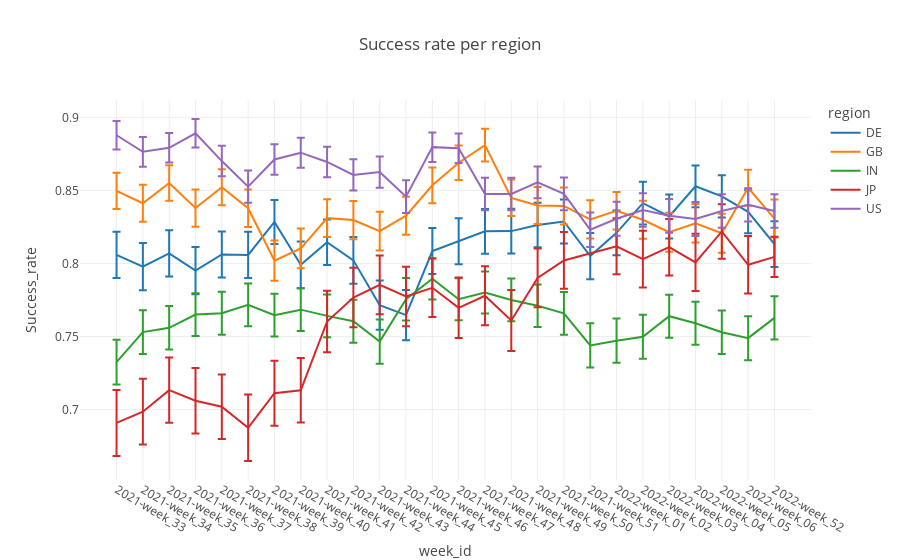

This figure's notebook cell:
### Markdown cell above
Produce the following success rate graph per region:

### Code cell


### Figure 1 — Plotly figure (JSON) as saved in the notebook; plotly's stock layout.template omitted (floating-point values rounded to 4 significant figures)
{"data": [{"error_y": {"array": [0.01584, 0.0162, 0.01581, 0.01615, 0.0158, 0.01583, 0.01506, 0.01603, 0.01555, 0.01595, 0.01681, 0.01723, 0.01574, 0.01568, 0.01529, 0.01524, 0.01522, 0.01505, 0.01581, 0.01533, 0.01464, 0.01502, 0.01428, 0.0145, 0.01478, 0.01565]}, "hovertemplate": "region=DE<br>week_id=%{x}<br>Success_rate=%{y}<extra></extra>", "legendgroup": "DE", "line": {"color": "#1F77B4", "dash": "solid"}, "mode": "lines", "name": "DE", "orientation": "v", "showlegend": true, "type": "scatter", "x": ["2021-week_33", "2021-week_34", "2021-week_35", "2021-week_36", "2021-week_37", "2021-week_38", "2021-week_39", "2021-week_40", "2021-week_41", "2021-week_42", "2021-week_43", "2021-week_44", "2021-week_45", "2021-week_46", "2021-week_47", "2021-week_48", "2021-week_49", "2021-week_50", "2021-week_51", "2022-week_01", "2022-week_02", "2022-week_03", "2022-week_04", "2022-week_05", "2022-week_06", "2022-week_52"], "xaxis": "x", "y": [0.8058, 0.7979, 0.8069, 0.7951, 0.8062, 0.8058, 0.8284, 0.7991, 0.8145, 0.8022, 0.7715, 0.7647, 0.8085, 0.8152, 0.822, 0.8222, 0.8264, 0.8288, 0.8051, 0.821, 0.8413, 0.8322, 0.8529, 0.8459, 0.8354, 0.8132], "yaxis": "y"}, {"error_y": {"array": [0.01242, 0.01269, 0.01218, 0.01275, 0.01233, 0.0128, 0.0138, 0.01356, 0.01298, 0.01309, 0.01325, 0.01295, 0.01222, 0.01173, 0.01123, 0.01251, 0.01272, 0.01272, 0.01305, 0.01284, 0.01303, 0.01332, 0.01316, 0.01334, 0.01234, 0.01302]}, "hovertemplate": "region=GB<br>week_id=%{x}<br>Success_rate=%{y}<extra></extra>", "legendgroup": "GB", "line": {"color": "#FF7F0E", "dash": "solid"}, "mode": "lines", "name": "GB", "orientation": "v", "showlegend": true, "type": "scatter", "x": ["2021-week_33", "2021-week_34", "2021-week_35", "2021-week_36", "2021-week_37", "2021-week_38", "2021-week_39", "2021-week_40", "2021-week_41", "2021-week_42", "2021-week_43", "2021-week_44", "2021-week_45", "2021-week_46", "2021-week_47", "2021-week_48", "2021-week_49", "2021-week_50", "2021-week_51", "2022-week_01", "2022-week_02", "2022-week_03", "2022-week_04", "2022-week_05", "2022-week_06", "2022-week_52"], "xaxis": "x", "y": [0.8497, 0.8412, 0.8551, 0.838, 0.8522, 0.8378, 0.8019, 0.8103, 0.831, 0.8298, 0.8222, 0.8327, 0.8535, 0.869, 0.881, 0.8449, 0.8397, 0.8394, 0.8302, 0.8361, 0.8299, 0.8214, 0.8275, 0.8207, 0.8519, 0.8308], "yaxis": "y"}, {"error_y": {"array": [0.01535, 0.0149, 0.01486, 0.01466, 0.01471, 0.0146, 0.01467, 0.01464, 0.01468, 0.01476, 0.01513, 0.01452, 0.01412, 0.01439, 0.0144, 0.0146, 0.01457, 0.01468, 0.01508, 0.0151, 0.01499, 0.0147, 0.0147, 0.01494, 0.01505, 0.01478]}, "hovertemplate": "region=IN<br>week_id=%{x}<br>Success_rate=%{y}<extra></extra>", "legendgroup": "IN", "line": {"color": "#2CA02C", "dash": "solid"}, "mode": "lines", "name": "IN", "orientation": "v", "showlegend": true, "type": "scatter", "x": ["2021-week_33", "2021-week_34", "2021-week_35", "2021-week_36", "2021-week_37", "2021-week_38", "2021-week_39", "2021-week_40", "2021-week_41", "2021-week_42", "2021-week_43", "2021-week_44", "2021-week_45", "2021-week_46", "2021-week_47", "2021-week_48", "2021-week_49", "2021-week_50", "2021-week_51", "2022-week_01", "2022-week_02", "2022-week_03", "2022-week_04", "2022-week_05", "2022-week_06", "2022-week_52"], "xaxis": "x", "y": [0.7325, 0.753, 0.756, 0.765, 0.7659, 0.7717, 0.7646, 0.7684, 0.7642, 0.7605, 0.7465, 0.7755, 0.7895, 0.7755, 0.7801, 0.7751, 0.7711, 0.7659, 0.7439, 0.7472, 0.7498, 0.764, 0.7592, 0.753, 0.7489, 0.7628], "yaxis": "y"}, {"error_y": {"array": [0.02257, 0.02249, 0.0223, 0.0224, 0.02211, 0.02275, 0.02225, 0.02204, 0.0211, 0.02041, 0.02013, 0.0203, 0.02003, 0.0207, 0.02018, 0.0208, 0.0201, 0.01945, 0.01916, 0.01941, 0.01931, 0.01966, 0.01871, 0.01961, 0.01378]}, "hovertemplate": "region=JP<br>week_id=%{x}<br>Success_rate=%{y}<extra></extra>", "legendgroup": "JP", "line": {"color": "#D62728", "dash": "solid"}, "mode": "lines", "name": "JP", "orientation": "v", "showlegend": true, "type": "scatter", "x": ["2021-week_33", "2021-week_34", "2021-week_35", "2021-week_36", "2021-week_37", "2021-week_38", "2021-week_39", "2021-week_40", "2021-week_41", "2021-week_42", "2021-week_43", "2021-week_44", "2021-week_45", "2021-week_46", "2021-week_47", "2021-week_48", "2021-week_49", "2021-week_50", "2022-week_01", "2022-week_02", "2022-week_03", "2022-week_04", "2022-week_05", "2022-week_06", "2022-week_52"], "xaxis": "x", "y": [0.6909, 0.6986, 0.7133, 0.7061, 0.7019, 0.6876, 0.7112, 0.7132, 0.7603, 0.7767, 0.7854, 0.7774, 0.7834, 0.7697, 0.7779, 0.761, 0.7901, 0.8021, 0.8118, 0.803, 0.8112, 0.8008, 0.8219, 0.7991, 0.8045], "yaxis": "y"}, {"error_y": {"array": [0.009814, 0.01019, 0.01012, 0.009757, 0.01044, 0.011, 0.01038, 0.01024, 0.01045, 0.01073, 0.01068, 0.0112, 0.01009, 0.01012, 0.01115, 0.01112, 0.0109, 0.01115, 0.01183, 0.01161, 0.01143, 0.0116, 0.01163, 0.01148, 0.01137, 0.01148]}, "hovertemplate": "region=US<br>week_id=%{x}<br>Success_rate=%{y}<extra></extra>", "legendgroup": "US", "line": {"color": "#9467BD", "dash": "solid"}, "mode": "lines", "name": "US", "orientation": "v", "showlegend": true, "type": "scatter", "x": ["2021-week_33", "2021-week_34", "2021-week_35", "2021-week_36", "2021-week_37", "2021-week_38", "2021-week_39", "2021-week_40", "2021-week_41", "2021-week_42", "2021-week_43", "2021-week_44", "2021-week_45", "2021-week_46", "2021-week_47", "2021-week_48", "2021-week_49", "2021-week_50", "2021-week_51", "2022-week_01", "2022-week_02", "2022-week_03", "2022-week_04", "2022-week_05", "2022-week_06", "2022-week_52"], "xaxis": "x", "y": [0.8878, 0.8764, 0.8792, 0.8891, 0.8701, 0.8526, 0.8712, 0.8758, 0.8695, 0.8606, 0.8626, 0.8457, 0.8796, 0.8788, 0.8475, 0.8476, 0.8555, 0.8477, 0.8231, 0.8306, 0.8367, 0.8326, 0.8305, 0.8359, 0.8402, 0.8359], "yaxis": "y"}], "layout": {"autosize": true, "legend": {"title": {"text": "region"}, "tracegroupgap": 0}, "title": {"text": "Success rate per region", "x": 0.5}, "xaxis": {"anchor": "y", "autorange": true, "domain": [0, 1], "range": [-1.389, 26.39], "title": {"text": "week_id"}, "type": "category"}, "yaxis": {"anchor": "x", "autorange": true, "domain": [0, 1], "range": [0.6518, 0.9119], "title": {"text": "Success_rate"}, "type": "linear"}}}
